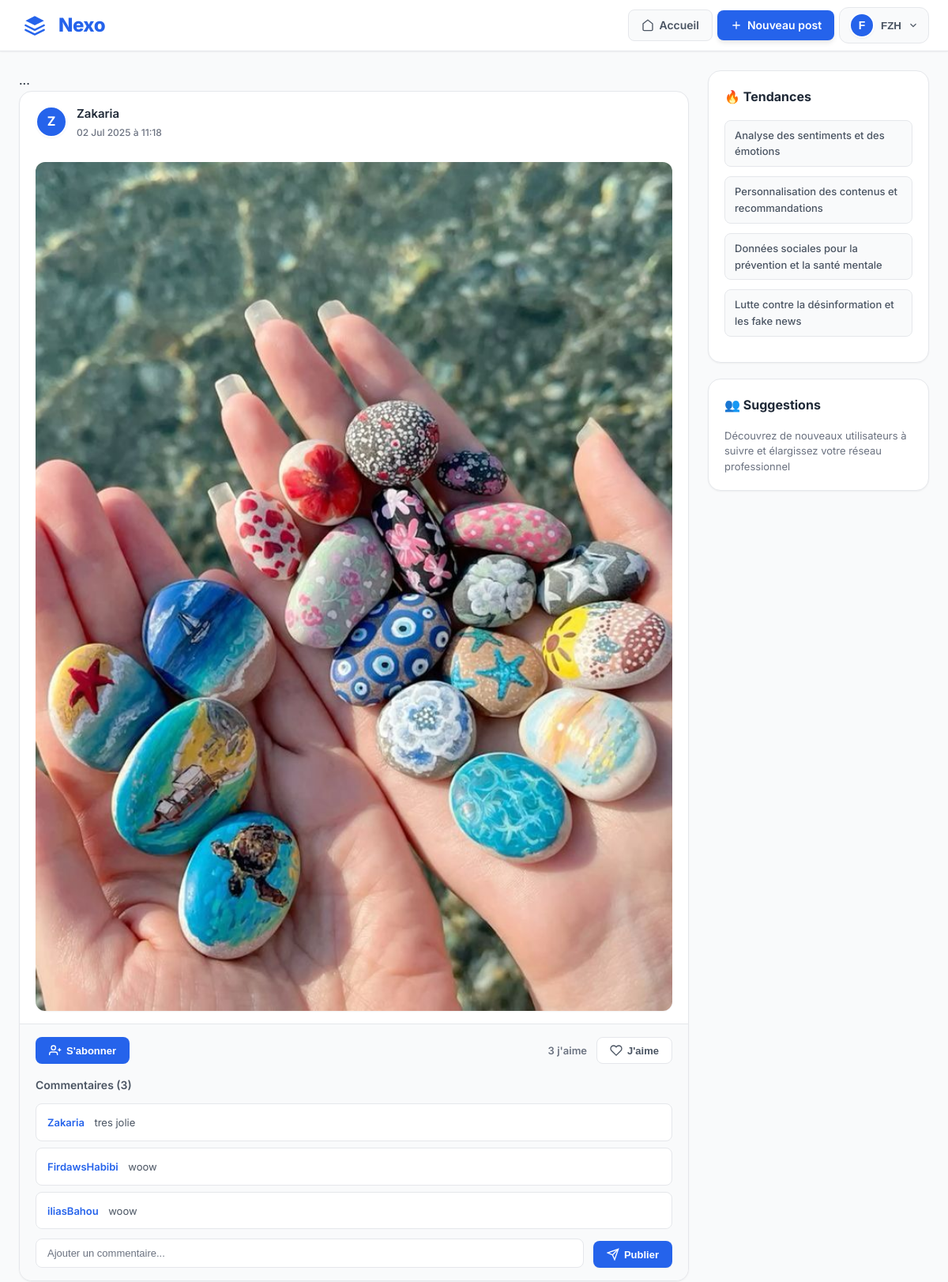
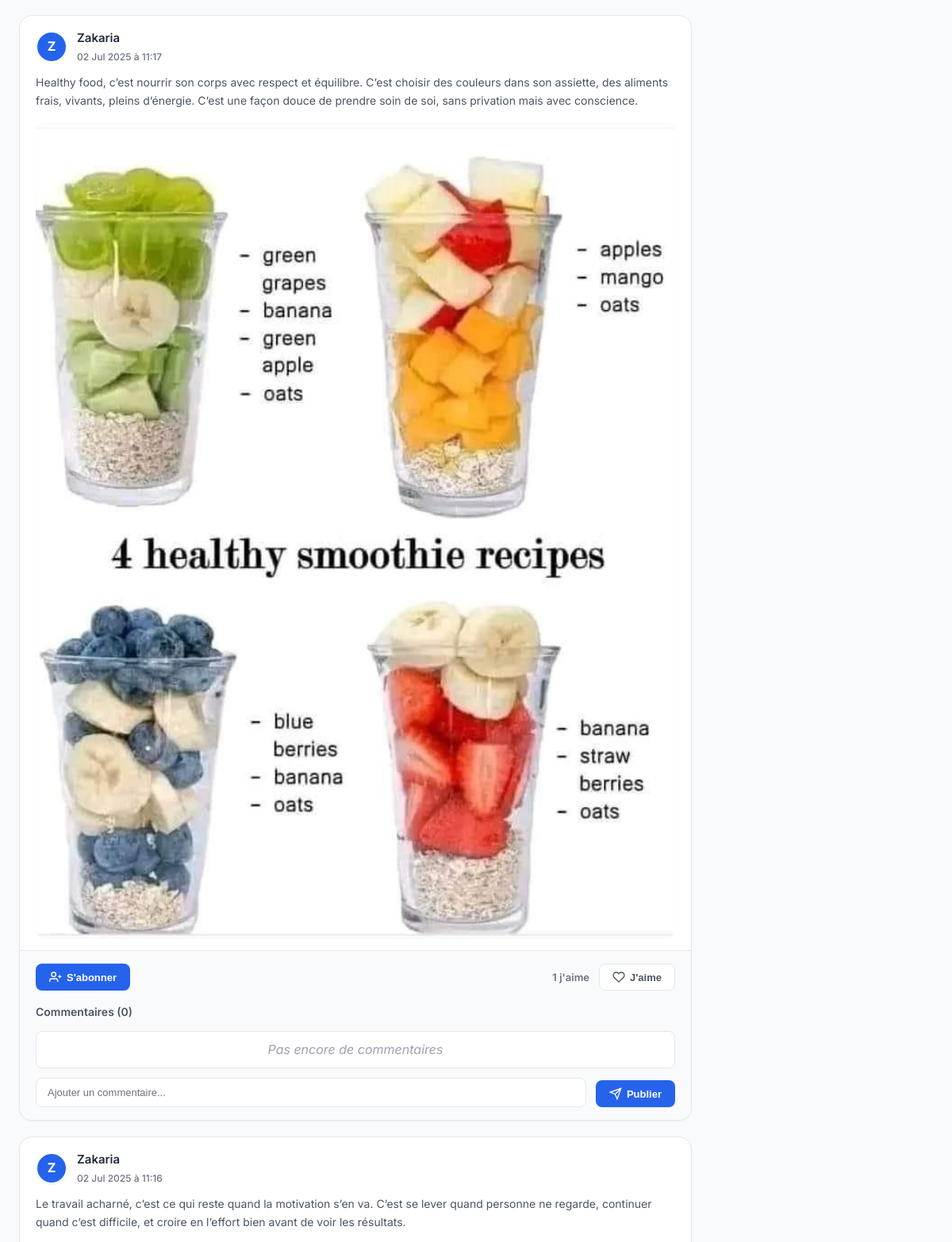
The app's page / (signed in, upper part) with its own data (2 pictures, top to bottom).
### posts/models.py (models this page shows, shortened)
class Post(models.Model):
    author = models.ForeignKey(User, on_delete=models.CASCADE, related_name='posts')
    content = models.TextField()
    image = models.ImageField(upload_to='post_images/', blank=True, null=True)
    created_at = models.DateTimeField(auto_now_add=True)
    likes = models.ManyToManyField(User, related_name='liked_posts', blank=True)  # <-- ajouté ici

class Comment(models.Model):
    post = models.ForeignKey(Post, on_delete=models.CASCADE, related_name='comments')
    author = models.ForeignKey(User, on_delete=models.CASCADE)
    content = models.TextField()
    created_at = models.DateTimeField(auto_now_add=True)

### posts/views.py (the view)
# urls.py: 2. Add a URL to urlpatterns:  path('', views.home, name='home')
@login_required
def home(request):
    posts = Post.objects.all().order_by('-created_at')
    try:
        profile = UserProfile.objects.get(user=request.user)
    except UserProfile.DoesNotExist:
        profile = None
    context = {
        'posts': posts,
        'profile': profile,
    }
    return render(request, 'posts/home.html', context)

### users/templatetags/follow_tags.py (called while the page is built)
@register.filter
def is_following(user, target_user):
    return Follow.objects.filter(follower=user, following=target_user).exists()

### templates/posts/home.html (shortened to what this page needs)
<!DOCTYPE html>
<html lang="fr">
<head>
</head>
<body>
    {% load follow_tags %}
    <nav class="main-navbar">
        <div class="navbar-container">
            <a href="{% url 'home' %}" class="navbar-brand">
                <div class="logo-container">
                </div>
                <span class="brand-text">Nexo</span>
            </a>
            <div class="navbar-nav">
                <a href="{% url 'home' %}" class="nav-link">
                    <svg width="16" height="16" viewBox="0 0 24 24" fill="none" stroke="currentColor" stroke-width="2">
                        <path d="M3 9l9-7 9 7v11a2 2 0 0 1-2 2H5a2 2 0 0 1-2-2z"/>
                    </svg>
                    Accueil
                </a>
                <a href="{% url 'create_post' %}" class="nav-link primary">
                    <svg width="16" height="16" viewBox="0 0 24 24" fill="none" stroke="currentColor" stroke-width="2">
                        <path d="M12 5v14m-7-7h14"/>
                    </svg>
                    Nouveau post
                </a>
                <div class="profile-dropdown">
                    <button class="profile-trigger" onclick="toggleDropdown()">
                        <div class="profile-avatar">
                            {% if user.profile.profile_picture %}
                                <img src="{{ user.profile.profile_picture.url }}" alt="Avatar de {{ user.username }}">
                            {% else %}
                                {{ user.username|first|upper }}
                            {% endif %}
                        </div>
                        <span>{{ user.username|default:"Utilisateur" }}</span>
                        <svg width="14" height="14" viewBox="0 0 24 24" fill="none" stroke="currentColor" stroke-width="2">
                            <polyline points="6,9 12,15 18,9"></polyline>
                        </svg>
                    </button>
                </div>
            </div>
        </div>
    </nav>
    <div class="main-container">
        <main class="posts-feed">
           {% if profile %}
<div class="profile-section fade-in">
    <div class="welcome-message">
        <h3>Bienvenue, {{ user.username }} !</h3>
        <p>Découvrez les dernières tendances</p>
    </div>
    <div class="profile-header">
        <div class="profile-avatar-large">
            {% if profile.profile_picture %}
                <img src="{{ profile.profile_picture.url }}" alt="Avatar de {{ profile.user.username }}">
            {% else %}
                {{ user.username|first|upper }}
            {% endif %}
        </div>
        <div class="profile-info">
            <h2>
                {% if profile.user.get_full_name %}
                    {{ profile.user.get_full_name }}
                {% else %}
                    {{ user.username|default:"Utilisateur" }}
                {% endif %}
            </h2>
            <div class="profile-username">@{{ user.username }}</div>
            {% if profile.bio %}
                <div class="profile-bio">{{ profile.bio }}</div>
            {% endif %}
            <div class="profile-details">
                {% if profile.location %}
                    <div class="profile-detail-item">
                        <span>{{ profile.location }}</span>
                    </div>
                {% endif %}
                {% if profile.website %}
                    <div class="profile-detail-item">
                        <a href="{{ profile.website }}" target="_blank">{{ profile.website }}</a>
                    </div>
                {% endif %}
                {% if profile.gender %}
                    <div class="profile-detail-item">
                        <span>{{ profile.get_gender_display }}</span>
                    </div>
                {% endif %}
            </div>
            <div class="profile-stats">
                <div>
                    <span>{{ posts|length }}</span>
                    Posts
                </div>
                <div>
                    <span>1.2k</span>
                    Abonnés
                </div>
                <div>
                    <span>847</span>
                    Abonnements
                </div>
            </div>
        </div>
    </div>
</div>
{% else %}
...
{% endif %}
            {% for post in posts %}
            <article class="post-card fade-in">
                <div class="post-header">
                    <div class="post-avatar">
                        {% if post.author.profile.profile_picture %}
                            <img src="{{ post.author.profile.profile_picture.url }}" alt="Avatar de {{ post.author.username }}">
                        {% else %}
                            {{ post.author.username|first|upper }}
                        {% endif %}
                    </div>
                    <div class="post-meta">
                        <div class="post-author">{{ post.author.username }}</div>
                        <div class="post-date">{{ post.created_at|date:"d M Y à H:i" }}</div>
                    </div>
                </div>
                <div class="post-content">
                    {{ post.content }}
                </div>
                {% if post.image %}
                <img src="{{ post.image.url }}" alt="Image du post" class="post-image">
                {% endif %}
                <div class="post-actions">
                    <div class="post-interactions">
                        <div class="follow-section">
                            {% if user != post.author %}
                                {% if user|is_following:post.author %}
                                    <form action="{% url 'unfollow_user' post.author.id %}" method="post">
                                        {% csrf_token %}
                                        <button type="submit" class="btn unfollow-btn">
                                            <svg width="16" height="16" viewBox="0 0 24 24" fill="none" stroke="currentColor" stroke-width="2">
                                                <path d="M16 21v-2a4 4 0 0 0-4-4H5a4 4 0 0 0-4 4v2"></path>
                                                <circle cx="8.5" cy="7" r="4"></circle>
                                                <line x1="18" y1="8" x2="23" y2="13"></line>
                                                <line x1="23" y1="8" x2="18" y2="13"></line>
                                            </svg>
                                            Se désabonner
                                        </button>
                                    </form>
                                {% else %}
                                    <form action="{% url 'follow_user' post.author.id %}" method="post">
                                        <button type="submit" class="btn follow-btn">
                                            <svg width="16" height="16" viewBox="0 0 24 24" fill="none" stroke="currentColor" stroke-width="2">
                                                <path d="M16 21v-2a4 4 0 0 0-4-4H5a4 4 0 0 0-4 4v2"></path>
                                                <circle cx="8.5" cy="7" r="4"></circle>
                                                <line x1="20" y1="8" x2="20" y2="14"></line>
                                                <line x1="23" y1="11" x2="17" y2="11"></line>
                                            </svg>
                                            S'abonner
                                        </button>
                                    </form>
                                {% endif %}
                            {% endif %}
                        </div>
                        <div class="likes-section">
                            <div class="likes-count">{{ post.likes.count }} j'aime</div>
                            <div class="action-buttons">
                                <form action="{% url 'like_post' post.id %}" method="post">
                                    {% if user in post.likes.all %}
                                    <button type="submit" class="btn liked">
                                        <svg width="16" height="16" viewBox="0 0 24 24" fill="currentColor">
                                            <path d="M12 21.35l-1.45-1.32C5.4 15.36 2 12.28 2 8.5 2 5.42 4.42 3 7.5 3c1.74 0 3.41.81 4.5 2.09C13.09 3.81 14.76 3 16.5 3 19.58 3 22 5.42 22 8.5c0 3.78-3.4 6.86-8.55 11.54L12 21.35z"/>
                                        </svg>
                                        Aimé
                                    </button>
                                    {% else %}
                                    <button type="submit" class="btn">
                                        <svg width="16" height="16" viewBox="0 0 24 24" fill="none" stroke="currentColor" stroke-width="2">
                                            <path d="M20.84 4.61a5.5 5.5 0 0 0-7.78 0L12 5.67l-1.06-1.06a5.5 5.5 0 0 0-7.78 7.78l1.06 1.06L12 21.23l7.78-7.78 1.06-1.06a5.5 5.5 0 0 0 0-7.78z"/>
                                        </svg>
                                        J'aime
                                    </button>
                                    {% endif %}
                                </form>
                            </div>
                        </div>
                    </div>
                    <div class="comments-section">
                        <div class="comments-header">
                            Commentaires ({{ post.comments.count }})
                        </div>
                        <ul class="comments-list">
                            {% for comment in post.comments.all %}
                            <li class="comment-item">
                                <span class="comment-author">{{ comment.author.username }}</span>
                                <span class="comment-content">{{ comment.content }}</span>
                            </li>
                            {% empty %}
                            <li class="comment-item" style="text-align: center; color: #9ca3af; font-style: italic;">
                                Pas encore de commentaires
                            </li>
                            {% endfor %}
                        </ul>
                        <form action="{% url 'add_comment' post.id %}" method="post" class="comment-form">
                            <input type="text" name="content" placeholder="Ajouter un commentaire..." required class="comment-input">
                            <button type="submit" class="btn primary">
                                <svg width="16" height="16" viewBox="0 0 24 24" fill="none" stroke="currentColor" stroke-width="2">
                                    <line x1="22" y1="2" x2="11" y2="13"/>
                                    <polygon points="22,2 15,22 11,13 2,9 22,2"/>
                                </svg>
                                Publier
                            </button>
                        </form>
                    </div>
                </div>
            </article>
            {% endfor %}
        </main>
        <aside class="sidebar">
            <div class="widget">
                <h3 class="widget-title">🔥 Tendances</h3>
                <ul class="trending-topics">
                    <li class="trending-item">
                        <a href="#" class="trending-link">Analyse des sentiments et des émotions</a>
                    </li>
                    <li class="trending-item">
                        <a href="#" class="trending-link">Personnalisation des contenus et recommandations</a>
                    </li>
                    <li class="trending-item">
                        <a href="#" class="trending-link">Données sociales pour la prévention et la santé mentale</a>
                    </li>
                    <li class="trending-item">
                        <a href="#" class="trending-link">Lutte contre la désinformation et les fake news</a>
                    </li>
                </ul>
            </div>
            <div class="widget">
                <h3 class="widget-title">👥 Suggestions</h3>
                <p style="color: #6b7280; font-size: 13px; line-height: 1.5;">
                    Découvrez de nouveaux utilisateurs à suivre et élargissez votre réseau professionnel
                </p>
            </div>
        </aside>
    </div>
</body>
</html>

### records on screen
Post: author.username|first "Z", author.username "Zakaria", created_at "02 Jul 2025 à 11:18", image (picture), shows "S'abonner", likes.count "3", shows "J'aime", comments.count "3"
Comment: author.username "Zakaria", content "tres jolie"
Comment: author.username "FirdawsHabibi", content "woow"
Comment: author.username "iliasBahou", content "woow"
Post: author.username|first "Z", author.username "Zakaria", created_at "02 Jul 2025 à 11:17", content "Healthy food, c’est nourrir son corps avec respect et équilibre. C’est choisir des couleurs dans son assiette, des aliments frais, vivants, pleins d’énergie. C’est une façon douce de prendre soin de soi, sans privation mais avec conscience.", image (picture), shows "S'abonner", likes.count "1", shows "J'aime", comments.count "0"
Post: author.username|first "Z", author.username "Zakaria", created_at "02 Jul 2025 à 11:16", content "Le travail acharné, c’est ce qui reste quand la motivation s’en va. C’est se lever quand personne ne regarde, continuer quand c’est difficile, et croire en l’effort bien avant de voir les résultats."

### other values on screen
{{ user.username|first|upper }} "F"
{{ user.username|default:"Utilisateur" }} "FZH"
